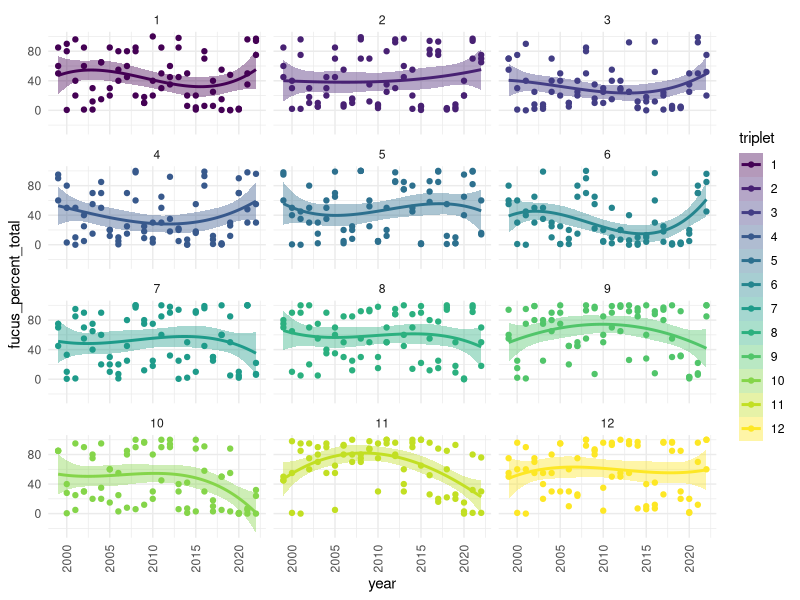
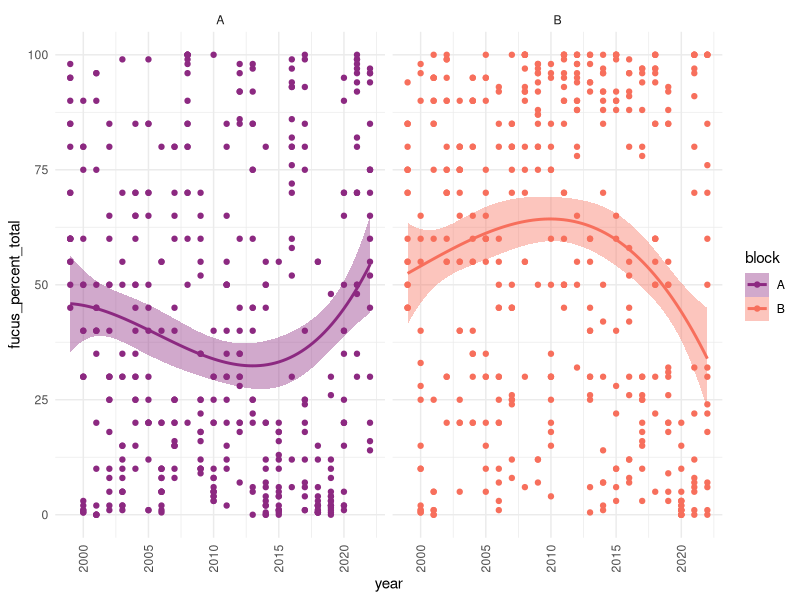
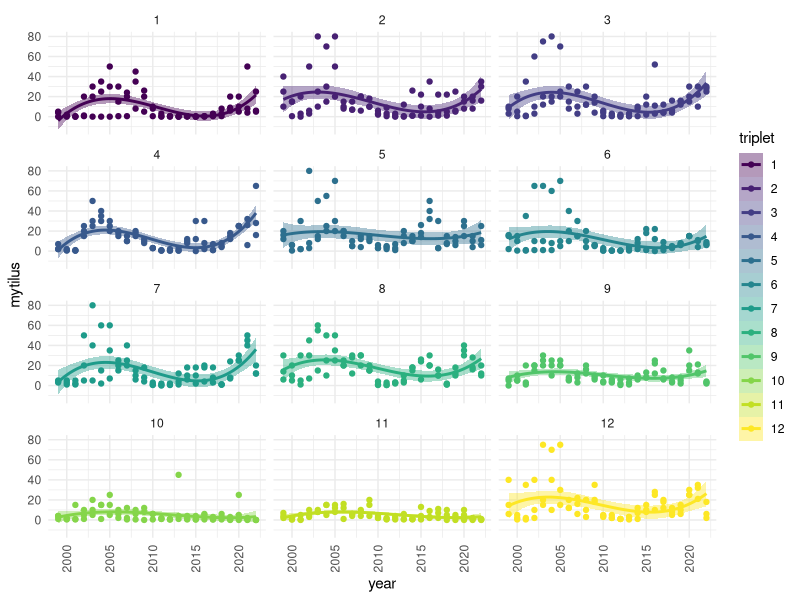
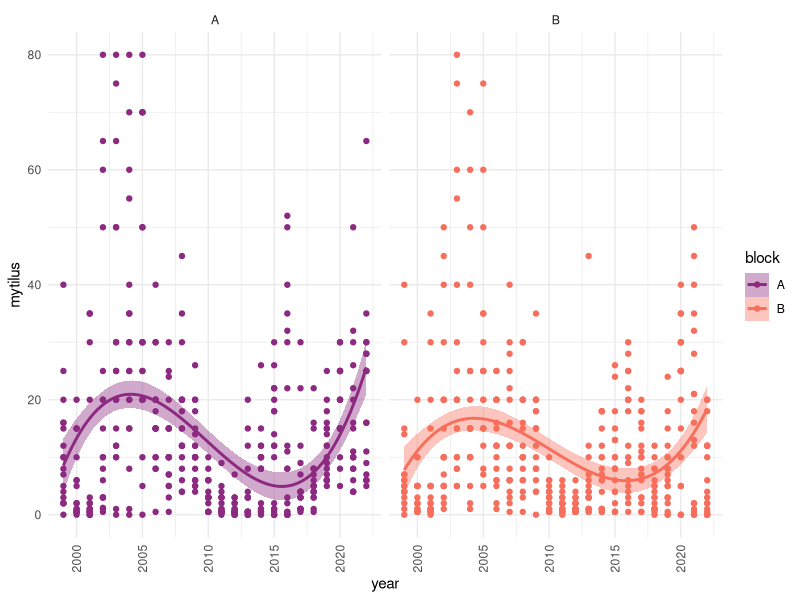
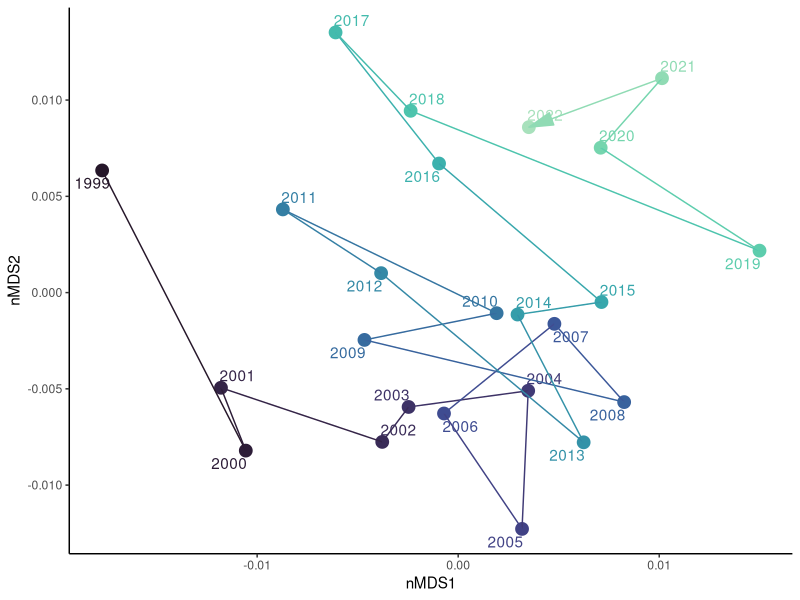
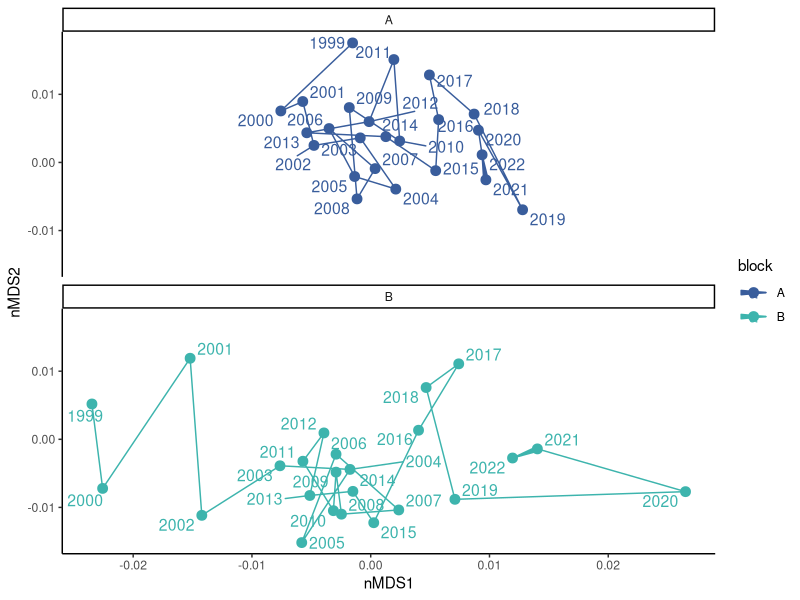

Here is the R script that generated these plots, in order:
## ---- chunk 1
#| echo: false
#| output: false

library(tidyverse)
library(viridis)
library(ggrepel)
library(vegan)

all_data <- read_csv("data/all_data_QAQC.csv")

## ---- chunk 2
#| echo: false
#| fig-cap: "Fucus cover for each triplet by year. Lines are third degree polynomial splines with 95% confidence interval."

all_data %>%
  mutate(fucus_percent_total = as.numeric(fucus_percent_total)) %>%
  mutate(triplet = factor(triplet, levels = c(1:12))) %>%
  ggplot(aes(x = year, y = fucus_percent_total, fill = triplet,
             color = triplet)) +
  geom_point() +
  geom_smooth(method = lm, formula = y ~ splines::bs(x, 3)) +
  scale_color_viridis(discrete = TRUE) +
  scale_fill_viridis(discrete = TRUE) +
  theme_minimal() +
  facet_wrap(.~triplet, ncol = 3) +
  theme(axis.text.x = element_text(angle = 90, vjust = 0.5, hjust=1))

## ---- chunk 3
#| echo: false
#| fig-cap: "Fucus cover for blocks A (triplets 1:6) and B (triplets 7:12). Lines are third degree polynomial splines with 95% confidence interval."

all_data %>%
  mutate(fucus_percent_total = as.numeric(fucus_percent_total)) %>%
  mutate(triplet = factor(triplet, levels = c(1:12))) %>%
  mutate(block = case_when(triplet %in% c(1:6) ~ 'A',
                           triplet %in% c(7:12) ~ 'B')) %>%
  ggplot(aes(x = year, y = fucus_percent_total, fill = block,
             color = block)) +
  geom_point() +
  geom_smooth(method = lm, formula = y ~ splines::bs(x, 3)) +
  scale_color_viridis(discrete = TRUE, option = 'magma', 
                      begin = 0.4, end = 0.7) +
  scale_fill_viridis(discrete = TRUE, option = 'magma', 
                     begin = 0.4, end = 0.7) +
  theme_minimal() +
  facet_wrap(.~block) +
  theme(axis.text.x = element_text(angle = 90, vjust = 0.5, hjust=1))

## ---- chunk 4
#| echo: false
#| fig-cap: "Mussel cover for each triplet by year. Lines are third degree polynomial splines with 95% confidence interval."

all_data %>%
   mutate(triplet = factor(triplet, levels = c(1:12))) %>%
  ggplot(aes(x = year, y = mytilus, fill = triplet,
             color = triplet)) +
  geom_point() +
  geom_smooth(method = lm, formula = y ~ splines::bs(x, 3)) +
  scale_color_viridis(discrete = TRUE) +
  scale_fill_viridis(discrete = TRUE) +
  theme_minimal() +
  facet_wrap(.~triplet, ncol = 3) +
  theme(axis.text.x = element_text(angle = 90, vjust = 0.5, hjust=1))

## ---- chunk 5
#| echo: false
#| fig-cap: "Mussel cover for blocks A (triplets 1:6) and B (triplets 7:12). Lines are third degree polynomial splines with 95% confidence interval."

all_data %>%
 mutate(triplet = factor(triplet, levels = c(1:12))) %>%
  mutate(block = case_when(triplet %in% c(1:6) ~ 'A',
                           triplet %in% c(7:12) ~ 'B')) %>%
  ggplot(aes(x = year, y = mytilus, fill = block,
             color = block)) +
  geom_point() +
  geom_smooth(method = lm, formula = y ~ splines::bs(x)) +
  scale_color_viridis(discrete = TRUE, option = 'magma', 
                      begin = 0.4, end = 0.7) +
  scale_fill_viridis(discrete = TRUE, option = 'magma', 
                     begin = 0.4, end = 0.7) +
  theme_minimal() +
  facet_wrap(.~block) +
  theme(axis.text.x = element_text(angle = 90, vjust = 0.5, hjust=1))

## ---- chunk 6
#| echo: false
#| output: false

alldata_summary <- all_data %>%
  relocate(year, .before = fucus_percent_total) %>%
  group_by(year) %>%
  select(!(c(fucus_number_adults:fucus_sporelings_number,
           antho_artemesia,
           katharina,
           spirorbidae,
           petrocelia,
           ralfsia_hild,
           petrocelis))) %>%
  mutate(across(fucus_percent_total:idotea, as.numeric)) %>%
  summarise(across(fucus_percent_total:idotea, ~mean(.x)))

yearallMDS <- metaMDS(alldata_summary[,2:59], distance = "altGower")


# extract the 'points' from the nMDS that you will plot in ggplot2
yearall_points <- yearallMDS$points
# turn those plot points into a dataframe that ggplot2 can read
yearall_points <- data.frame(yearall_points)
# join your plot points with your summed species observations from each habitat type
plot_data_tax <- data.frame(yearall_points, alldata_summary[,1])

## ---- chunk 7
#| echo: false
#| fig-cap: "Mean multidimensional community composition of across all plots per year."

# run the ggplot
  ggplot(plot_data_tax, aes(x=MDS1, y=MDS2, color = year)) +
  labs(x = "nMDS1", y = "nMDS2") +
  theme_classic() + 
  geom_point(size =  4) + 
  scale_color_viridis(discrete = FALSE, option = "G", begin = 0.1, end = 0.9, guide = "none") +
    geom_text_repel(aes(x = MDS1, y = MDS2, label = year, color = year)) +
    geom_path(arrow = arrow(angle = 15, ends = "last", type = "closed")) 
    
  
## ---- chunk 8
#| echo: false
#| output: false

alldata_summary <- all_data %>%
  relocate(year, .before = fucus_percent_total) %>%
  mutate(block = case_when(triplet %in% 1:6 ~ "A",
                           triplet %in% 7:12 ~ "B"),
         .before = year) %>%
  group_by(year, block) %>%
  select(!(c(fucus_number_adults:fucus_sporelings_number,
           antho_artemesia,
           katharina,
           spirorbidae,
           petrocelia,
           ralfsia_hild,
           petrocelis))) %>%
  mutate(across(fucus_percent_total:idotea, as.numeric)) %>%
  summarise(across(fucus_percent_total:idotea, ~mean(.x)))

yearallMDS <- metaMDS(alldata_summary[,3:60], distance = "altGower")


# extract the 'points' from the nMDS that you will plot in ggplot2
yearall_points <- yearallMDS$points
# turn those plot points into a dataframe that ggplot2 can read
yearall_points <- data.frame(yearall_points)
# join your plot points with your summed species observations from each habitat type
plot_data_tax <- data.frame(yearall_points, alldata_summary[,1:2])

## ---- chunk 9
#| echo: false
#| fig-cap: "Multidimensional mean community composition of blocks A (triplets 1:6) and B (triplets 7:12) per year."

# run the ggplot
  ggplot(plot_data_tax, aes(x=MDS1, y=MDS2, 
                            color = block, label = year)) + 
  labs(x = "nMDS1", y = "nMDS2") +
  theme_classic() + 
  geom_point(size =  3) + 
  scale_color_viridis(discrete = TRUE, begin = 0.4, end = 0.7, option = "G", name = "block") +
     geom_text_repel(aes(x = MDS1, y = MDS2, label = year, color = block), size = 4) +
    geom_path(arrow = arrow(angle = 5, ends = "last", type = "closed")) +
    facet_wrap(.~block, ncol = 1)

